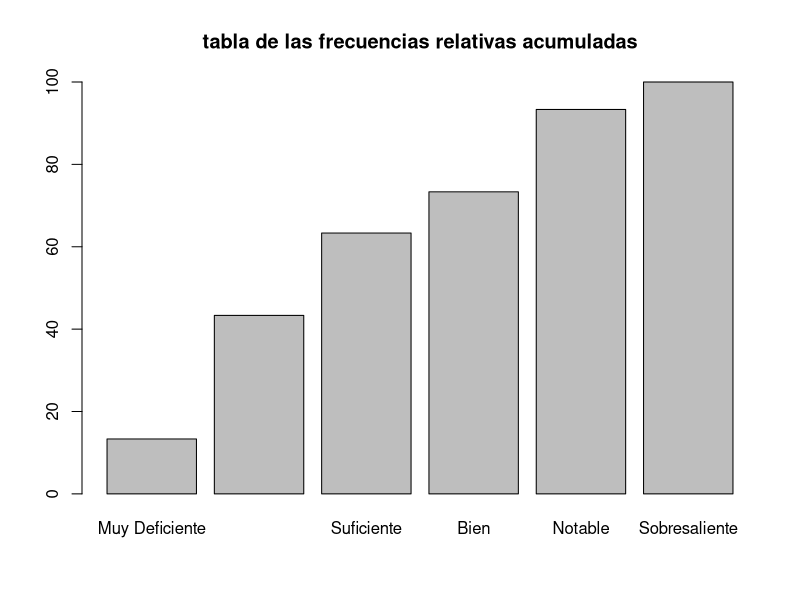
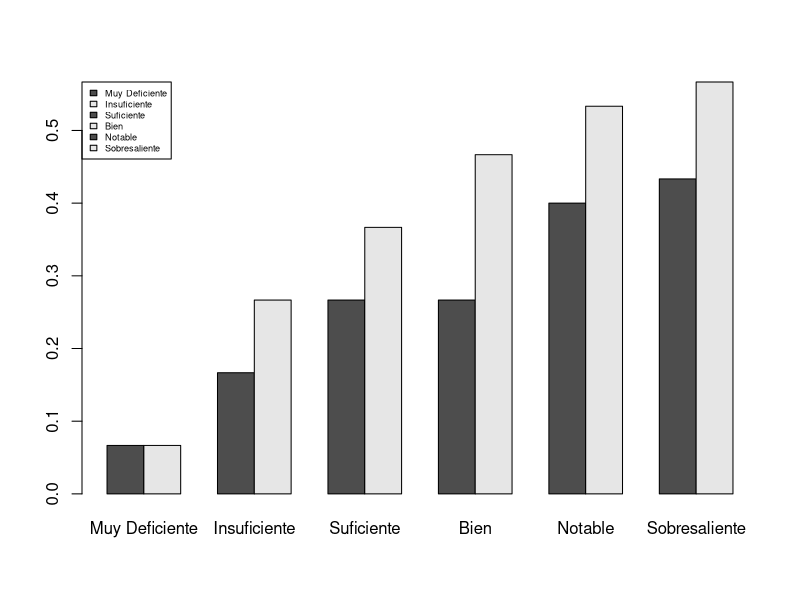

Write R code to recreate these figures, in order.
# Dentro de los datos cualitativos, RSTUDIO no sólo es capaz de guardar información como factor,
# sino también como FACTOR ORDENADO. 

# Por ejemplo, tenemos el vector de las notas que han sacado 30 estudiantes en matemáticas en un examen.
notasMat=c("Insuficiente","Insuficiente","Muy Deficiente","Notable","Notable","Notable",
           "Suficiente","Insuficiente","Sobresaliente","Insuficiente","Sobresaliente",
           "Insuficiente","Suficiente","Notable","Insuficiente","Suficiente","Bien",
           "Suficiente","Notable","Muy Deficiente","Muy Deficiente","Bien","Insuficiente","Bien",
           "Insuficiente","Muy Deficiente","Notable","Suficiente","Suficiente","Insuficiente")

# Este vector, presenta seis categorías de notas: Muy deficiente e Insuficiente son categorías negativas.
# Suficiente, Bien, Notable y Sobresaliente son categorías positivas. 

# Por tanto, si presenta categorías puede factorizarse.
notasMat=as.factor(notasMat)
notasMat # presento datos en la consola

# De hecho sus niveles se obtienen con la orden levels.
levels(notasMat)

cat("\014")
#Pero es más: puede ORDENARSE, ya que hay una lógica de ordenación en las categorías. Todos sabemos que Muy Deficiente es inferior
# a Insuficiente, y éste inferior a Suficiente, y así hasta el Sobresaliente. Luego:
notasMat=ordered(notasMat,levels=c("Muy Deficiente","Insuficiente","Suficiente","Bien","Notable","Sobresaliente"))
notasMat

#Este vector, notasMat, es ahora mismo un factor con ordenamiento en sus categorías. Es ordenado.

# =============================================================================
cat("\014")
# =============================================================================

# Podemos por lo tanto calcular su tabla de frecuencias absolutas
table(notasMat)

# o su tabla de frecuencias absolutas ACUMULADAS
cumsum(table(notasMat))

# En las tablas acumuladas, se va sumando el número de frecuencia que corresponde con las anteriores. 
# Al corresponderse con categorías acumuladas, de un solo vistazo, puedo saber que los suspensos son
# 13 y los aprobados (30-13). En la última columna aparece siempre el número de elementos.

# Y la tabla de frecuencias relativas 
prop.table(table(notasMat))*100

# Y las frecuencias relativas ACUMULADAS
frACU=cumsum(prop.table(table(notasMat)))*100

# Con la primera obtengo los porcentajes de cada calificación.
# Con la segunda, los PORCENTAJES ACUMULADOS. Así puedo saber, de un sólo vistazo, que el alumnado
# suspenso (Insuficiente o Muy deficiente es el 43.33% de la clase)
# la última columna llega siempre al 100%

barplot(frACU,main="tabla de las frecuencias relativas acumuladas")

# =============================================================================
cat("\014")
# =============================================================================

# Añadimos un vector que nos dirá si el alumno es no repetidor de la asignatura de matemáticas
repetidor=c("N","N","R","N","R","N","R","R","R","R","N","N","N","N","R","R","R","R"
            ,"N","N","N","R","R","R","R","R","R","N","N","R")

# y con él y el anterior construyo un dataframe
matematicas = data.frame(notasMat,repetidor)

# aplicamos table para ver la tabla de frecuencias
t1=table(matematicas)
t1=t(t1) # aunque mejor las calificaciones en columnas y el ser o no repetidor en filas
t1

# y usamos apply para calcular las frecuencias acumuladas. Función cumsum
apply(t1,MARGIN=1,FUN=cumsum)
# Pero, al usar apply debemos trasponer para que nos aparezca igual que antes filas y columnas
t(apply(t1,MARGIN=1,FUN=cumsum))

# O bien, su tabla de frecuencias relativas. Guardo en la variable t2 para poder dibujar la gráfica después
t2=t(apply(prop.table(t1),MARGIN=1,FUN=cumsum))
barplot(t2,beside=TRUE,legend.text = levels(notasMat)
        ,args.legend=list(x="topleft",cex=0.55))